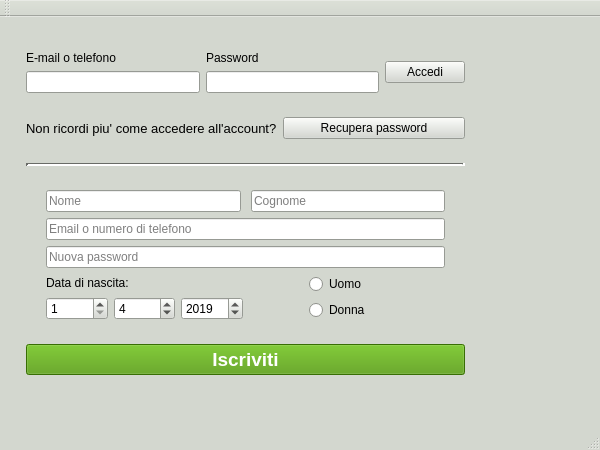
<?xml version="1.0" encoding="UTF-8"?>
<ui version="4.0">
 <class>ProjectQt</class>
 <widget class="QMainWindow" name="ProjectQt">
  <property name="windowModality">
   <enum>Qt::NonModal</enum>
  </property>
  <property name="enabled">
   <bool>true</bool>
  </property>
  <property name="geometry">
   <rect>
    <x>0</x>
    <y>0</y>
    <width>600</width>
    <height>450</height>
   </rect>
  </property>
  <property name="sizePolicy">
   <sizepolicy hsizetype="Maximum" vsizetype="Maximum">
    <horstretch>0</horstretch>
    <verstretch>0</verstretch>
   </sizepolicy>
  </property>
  <property name="minimumSize">
   <size>
    <width>467</width>
    <height>390</height>
   </size>
  </property>
  <property name="maximumSize">
   <size>
    <width>600</width>
    <height>450</height>
   </size>
  </property>
  <property name="palette">
   <palette>
    <active>
     <colorrole role="WindowText">
      <brush brushstyle="SolidPattern">
       <color alpha="255">
        <red>0</red>
        <green>0</green>
        <blue>0</blue>
       </color>
      </brush>
     </colorrole>
     <colorrole role="Button">
      <brush brushstyle="SolidPattern">
       <color alpha="255">
        <red>211</red>
        <green>215</green>
        <blue>207</blue>
       </color>
      </brush>
     </colorrole>
     <colorrole role="Light">
      <brush brushstyle="SolidPattern">
       <color alpha="255">
        <red>255</red>
        <green>255</green>
        <blue>255</blue>
       </color>
      </brush>
     </colorrole>
     <colorrole role="Midlight">
      <brush brushstyle="SolidPattern">
       <color alpha="255">
        <red>233</red>
        <green>235</green>
        <blue>231</blue>
       </color>
      </brush>
     </colorrole>
     <colorrole role="Dark">
      <brush brushstyle="SolidPattern">
       <color alpha="255">
        <red>105</red>
        <green>107</green>
        <blue>103</blue>
       </color>
      </brush>
     </colorrole>
     <colorrole role="Mid">
      <brush brushstyle="SolidPattern">
       <color alpha="255">
        <red>141</red>
        <green>143</green>
        <blue>138</blue>
       </color>
      </brush>
     </colorrole>
     <colorrole role="Text">
      <brush brushstyle="SolidPattern">
       <color alpha="255">
        <red>0</red>
        <green>0</green>
        <blue>0</blue>
       </color>
      </brush>
     </colorrole>
     <colorrole role="BrightText">
      <brush brushstyle="SolidPattern">
       <color alpha="255">
        <red>255</red>
        <green>255</green>
        <blue>255</blue>
       </color>
      </brush>
     </colorrole>
     <colorrole role="ButtonText">
      <brush brushstyle="SolidPattern">
       <color alpha="255">
        <red>0</red>
        <green>0</green>
        <blue>0</blue>
       </color>
      </brush>
     </colorrole>
     <colorrole role="Base">
      <brush brushstyle="SolidPattern">
       <color alpha="255">
        <red>255</red>
        <green>255</green>
        <blue>255</blue>
       </color>
      </brush>
     </colorrole>
     <colorrole role="Window">
      <brush brushstyle="SolidPattern">
       <color alpha="255">
        <red>211</red>
        <green>215</green>
        <blue>207</blue>
       </color>
      </brush>
     </colorrole>
     <colorrole role="Shadow">
      <brush brushstyle="SolidPattern">
       <color alpha="255">
        <red>0</red>
        <green>0</green>
        <blue>0</blue>
       </color>
      </brush>
     </colorrole>
     <colorrole role="AlternateBase">
      <brush brushstyle="SolidPattern">
       <color alpha="255">
        <red>233</red>
        <green>235</green>
        <blue>231</blue>
       </color>
      </brush>
     </colorrole>
     <colorrole role="ToolTipBase">
      <brush brushstyle="SolidPattern">
       <color alpha="255">
        <red>255</red>
        <green>255</green>
        <blue>220</blue>
       </color>
      </brush>
     </colorrole>
     <colorrole role="ToolTipText">
      <brush brushstyle="SolidPattern">
       <color alpha="255">
        <red>0</red>
        <green>0</green>
        <blue>0</blue>
       </color>
      </brush>
     </colorrole>
     <colorrole role="PlaceholderText">
      <brush brushstyle="SolidPattern">
       <color alpha="128">
        <red>0</red>
        <green>0</green>
        <blue>0</blue>
       </color>
      </brush>
     </colorrole>
    </active>
    <inactive>
     <colorrole role="WindowText">
      <brush brushstyle="SolidPattern">
       <color alpha="255">
        <red>0</red>
        <green>0</green>
        <blue>0</blue>
       </color>
      </brush>
     </colorrole>
     <colorrole role="Button">
      <brush brushstyle="SolidPattern">
       <color alpha="255">
        <red>211</red>
        <green>215</green>
        <blue>207</blue>
       </color>
      </brush>
     </colorrole>
     <colorrole role="Light">
      <brush brushstyle="SolidPattern">
       <color alpha="255">
        <red>255</red>
        <green>255</green>
        <blue>255</blue>
       </color>
      </brush>
     </colorrole>
     <colorrole role="Midlight">
      <brush brushstyle="SolidPattern">
       <color alpha="255">
        <red>233</red>
        <green>235</green>
        <blue>231</blue>
       </color>
      </brush>
     </colorrole>
     <colorrole role="Dark">
      <brush brushstyle="SolidPattern">
       <color alpha="255">
        <red>105</red>
        <green>107</green>
        <blue>103</blue>
       </color>
      </brush>
     </colorrole>
     <colorrole role="Mid">
      <brush brushstyle="SolidPattern">
       <color alpha="255">
        <red>141</red>
        <green>143</green>
        <blue>138</blue>
       </color>
      </brush>
     </colorrole>
     <colorrole role="Text">
      <brush brushstyle="SolidPattern">
       <color alpha="255">
        <red>0</red>
        <green>0</green>
        <blue>0</blue>
       </color>
      </brush>
     </colorrole>
     <colorrole role="BrightText">
      <brush brushstyle="SolidPattern">
       <color alpha="255">
        <red>255</red>
        <green>255</green>
        <blue>255</blue>
       </color>
      </brush>
     </colorrole>
     <colorrole role="ButtonText">
      <brush brushstyle="SolidPattern">
       <color alpha="255">
        <red>0</red>
        <green>0</green>
        <blue>0</blue>
       </color>
      </brush>
     </colorrole>
     <colorrole role="Base">
      <brush brushstyle="SolidPattern">
       <color alpha="255">
        <red>255</red>
        <green>255</green>
        <blue>255</blue>
       </color>
      </brush>
     </colorrole>
     <colorrole role="Window">
      <brush brushstyle="SolidPattern">
       <color alpha="255">
        <red>211</red>
        <green>215</green>
        <blue>207</blue>
       </color>
      </brush>
     </colorrole>
     <colorrole role="Shadow">
      <brush brushstyle="SolidPattern">
       <color alpha="255">
        <red>0</red>
        <green>0</green>
        <blue>0</blue>
       </color>
      </brush>
     </colorrole>
     <colorrole role="AlternateBase">
      <brush brushstyle="SolidPattern">
       <color alpha="255">
        <red>233</red>
        <green>235</green>
        <blue>231</blue>
       </color>
      </brush>
     </colorrole>
     <colorrole role="ToolTipBase">
      <brush brushstyle="SolidPattern">
       <color alpha="255">
        <red>255</red>
        <green>255</green>
        <blue>220</blue>
       </color>
      </brush>
     </colorrole>
     <colorrole role="ToolTipText">
      <brush brushstyle="SolidPattern">
       <color alpha="255">
        <red>0</red>
        <green>0</green>
        <blue>0</blue>
       </color>
      </brush>
     </colorrole>
     <colorrole role="PlaceholderText">
      <brush brushstyle="SolidPattern">
       <color alpha="128">
        <red>0</red>
        <green>0</green>
        <blue>0</blue>
       </color>
      </brush>
     </colorrole>
    </inactive>
    <disabled>
     <colorrole role="WindowText">
      <brush brushstyle="SolidPattern">
       <color alpha="255">
        <red>105</red>
        <green>107</green>
        <blue>103</blue>
       </color>
      </brush>
     </colorrole>
     <colorrole role="Button">
      <brush brushstyle="SolidPattern">
       <color alpha="255">
        <red>211</red>
        <green>215</green>
        <blue>207</blue>
       </color>
      </brush>
     </colorrole>
     <colorrole role="Light">
      <brush brushstyle="SolidPattern">
       <color alpha="255">
        <red>255</red>
        <green>255</green>
        <blue>255</blue>
       </color>
      </brush>
     </colorrole>
     <colorrole role="Midlight">
      <brush brushstyle="SolidPattern">
       <color alpha="255">
        <red>233</red>
        <green>235</green>
        <blue>231</blue>
       </color>
      </brush>
     </colorrole>
     <colorrole role="Dark">
      <brush brushstyle="SolidPattern">
       <color alpha="255">
        <red>105</red>
        <green>107</green>
        <blue>103</blue>
       </color>
      </brush>
     </colorrole>
     <colorrole role="Mid">
      <brush brushstyle="SolidPattern">
       <color alpha="255">
        <red>141</red>
        <green>143</green>
        <blue>138</blue>
       </color>
      </brush>
     </colorrole>
     <colorrole role="Text">
      <brush brushstyle="SolidPattern">
       <color alpha="255">
        <red>105</red>
        <green>107</green>
        <blue>103</blue>
       </color>
      </brush>
     </colorrole>
     <colorrole role="BrightText">
      <brush brushstyle="SolidPattern">
       <color alpha="255">
        <red>255</red>
        <green>255</green>
        <blue>255</blue>
       </color>
      </brush>
     </colorrole>
     <colorrole role="ButtonText">
      <brush brushstyle="SolidPattern">
       <color alpha="255">
        <red>105</red>
        <green>107</green>
        <blue>103</blue>
       </color>
      </brush>
     </colorrole>
     <colorrole role="Base">
      <brush brushstyle="SolidPattern">
       <color alpha="255">
        <red>211</red>
        <green>215</green>
        <blue>207</blue>
       </color>
      </brush>
     </colorrole>
     <colorrole role="Window">
      <brush brushstyle="SolidPattern">
       <color alpha="255">
        <red>211</red>
        <green>215</green>
        <blue>207</blue>
       </color>
      </brush>
     </colorrole>
     <colorrole role="Shadow">
      <brush brushstyle="SolidPattern">
       <color alpha="255">
        <red>0</red>
        <green>0</green>
        <blue>0</blue>
       </color>
      </brush>
     </colorrole>
     <colorrole role="AlternateBase">
      <brush brushstyle="SolidPattern">
       <color alpha="255">
        <red>211</red>
        <green>215</green>
        <blue>207</blue>
       </color>
      </brush>
     </colorrole>
     <colorrole role="ToolTipBase">
      <brush brushstyle="SolidPattern">
       <color alpha="255">
        <red>255</red>
        <green>255</green>
        <blue>220</blue>
       </color>
      </brush>
     </colorrole>
     <colorrole role="ToolTipText">
      <brush brushstyle="SolidPattern">
       <color alpha="255">
        <red>0</red>
        <green>0</green>
        <blue>0</blue>
       </color>
      </brush>
     </colorrole>
     <colorrole role="PlaceholderText">
      <brush brushstyle="SolidPattern">
       <color alpha="128">
        <red>0</red>
        <green>0</green>
        <blue>0</blue>
       </color>
      </brush>
     </colorrole>
    </disabled>
   </palette>
  </property>
  <property name="contextMenuPolicy">
   <enum>Qt::DefaultContextMenu</enum>
  </property>
  <property name="windowTitle">
   <string>Project Qt</string>
  </property>
  <property name="autoFillBackground">
   <bool>true</bool>
  </property>
  <widget class="QWidget" name="centralWidget">
   <property name="sizePolicy">
    <sizepolicy hsizetype="Maximum" vsizetype="Maximum">
     <horstretch>0</horstretch>
     <verstretch>0</verstretch>
    </sizepolicy>
   </property>
   <property name="maximumSize">
    <size>
     <width>700</width>
     <height>400</height>
    </size>
   </property>
   <widget class="QWidget" name="gridLayoutWidget_2">
    <property name="geometry">
     <rect>
      <x>20</x>
      <y>10</y>
      <width>451</width>
      <height>374</height>
     </rect>
    </property>
    <layout class="QGridLayout" name="gridLayout_3">
     <property name="sizeConstraint">
      <enum>QLayout::SetDefaultConstraint</enum>
     </property>
     <property name="leftMargin">
      <number>6</number>
     </property>
     <property name="topMargin">
      <number>6</number>
     </property>
     <property name="rightMargin">
      <number>6</number>
     </property>
     <property name="bottomMargin">
      <number>6</number>
     </property>
     <item row="0" column="1">
      <layout class="QHBoxLayout" name="horizontalLayout">
       <item>
        <layout class="QGridLayout" name="gridLayout_2">
         <property name="sizeConstraint">
          <enum>QLayout::SetDefaultConstraint</enum>
         </property>
         <item row="1" column="0">
          <widget class="QLineEdit" name="lineEditEmail">
           <property name="sizePolicy">
            <sizepolicy hsizetype="Expanding" vsizetype="Fixed">
             <horstretch>0</horstretch>
             <verstretch>0</verstretch>
            </sizepolicy>
           </property>
           <property name="inputMask">
            <string/>
           </property>
           <property name="text">
            <string/>
           </property>
          </widget>
         </item>
         <item row="1" column="1">
          <widget class="QLineEdit" name="lineEditPassword">
           <property name="sizePolicy">
            <sizepolicy hsizetype="Expanding" vsizetype="Fixed">
             <horstretch>0</horstretch>
             <verstretch>0</verstretch>
            </sizepolicy>
           </property>
           <property name="inputMethodHints">
            <set>Qt::ImhHiddenText|Qt::ImhNoAutoUppercase|Qt::ImhNoPredictiveText|Qt::ImhSensitiveData</set>
           </property>
           <property name="echoMode">
            <enum>QLineEdit::Password</enum>
           </property>
          </widget>
         </item>
         <item row="0" column="1">
          <widget class="QLabel" name="label_3">
           <property name="text">
            <string>Password</string>
           </property>
          </widget>
         </item>
         <item row="0" column="0">
          <widget class="QLabel" name="label_2">
           <property name="text">
            <string>E-mail o telefono</string>
           </property>
          </widget>
         </item>
        </layout>
       </item>
       <item>
        <widget class="QPushButton" name="pushButtonAccess">
         <property name="sizePolicy">
          <sizepolicy hsizetype="Preferred" vsizetype="Fixed">
           <horstretch>0</horstretch>
           <verstretch>0</verstretch>
          </sizepolicy>
         </property>
         <property name="text">
          <string>Accedi</string>
         </property>
        </widget>
       </item>
      </layout>
     </item>
     <item row="1" column="1">
      <layout class="QGridLayout" name="gridLayout">
       <property name="sizeConstraint">
        <enum>QLayout::SetDefaultConstraint</enum>
       </property>
       <item row="0" column="0">
        <widget class="QLabel" name="label">
         <property name="sizePolicy">
          <sizepolicy hsizetype="Preferred" vsizetype="Minimum">
           <horstretch>0</horstretch>
           <verstretch>0</verstretch>
          </sizepolicy>
         </property>
         <property name="font">
          <font>
           <pointsize>10</pointsize>
          </font>
         </property>
         <property name="text">
          <string>Non ricordi piu' come accedere all'account?</string>
         </property>
         <property name="textFormat">
          <enum>Qt::AutoText</enum>
         </property>
        </widget>
       </item>
       <item row="0" column="1">
        <widget class="QPushButton" name="pushButtonRecovery">
         <property name="sizePolicy">
          <sizepolicy hsizetype="Preferred" vsizetype="Fixed">
           <horstretch>0</horstretch>
           <verstretch>0</verstretch>
          </sizepolicy>
         </property>
         <property name="text">
          <string>Recupera password</string>
         </property>
        </widget>
       </item>
      </layout>
     </item>
     <item row="3" column="1">
      <layout class="QVBoxLayout" name="verticalLayout">
       <property name="sizeConstraint">
        <enum>QLayout::SetDefaultConstraint</enum>
       </property>
       <property name="leftMargin">
        <number>20</number>
       </property>
       <property name="rightMargin">
        <number>20</number>
       </property>
       <item>
        <layout class="QGridLayout" name="gridLayout_4">
         <property name="sizeConstraint">
          <enum>QLayout::SetDefaultConstraint</enum>
         </property>
         <property name="leftMargin">
          <number>0</number>
         </property>
         <property name="rightMargin">
          <number>0</number>
         </property>
         <property name="horizontalSpacing">
          <number>10</number>
         </property>
         <item row="0" column="1">
          <widget class="QLineEdit" name="lineEditNewSurname">
           <property name="sizePolicy">
            <sizepolicy hsizetype="Preferred" vsizetype="Fixed">
             <horstretch>0</horstretch>
             <verstretch>0</verstretch>
            </sizepolicy>
           </property>
           <property name="inputMask">
            <string/>
           </property>
           <property name="text">
            <string/>
           </property>
           <property name="placeholderText">
            <string>Cognome</string>
           </property>
          </widget>
         </item>
         <item row="0" column="0">
          <widget class="QLineEdit" name="lineEditNewName">
           <property name="enabled">
            <bool>true</bool>
           </property>
           <property name="sizePolicy">
            <sizepolicy hsizetype="Preferred" vsizetype="Fixed">
             <horstretch>0</horstretch>
             <verstretch>0</verstretch>
            </sizepolicy>
           </property>
           <property name="autoFillBackground">
            <bool>false</bool>
           </property>
           <property name="inputMethodHints">
            <set>Qt::ImhNone</set>
           </property>
           <property name="inputMask">
            <string/>
           </property>
           <property name="text">
            <string/>
           </property>
           <property name="frame">
            <bool>true</bool>
           </property>
           <property name="dragEnabled">
            <bool>false</bool>
           </property>
           <property name="placeholderText">
            <string>Nome</string>
           </property>
           <property name="clearButtonEnabled">
            <bool>false</bool>
           </property>
          </widget>
         </item>
        </layout>
       </item>
       <item>
        <widget class="QLineEdit" name="lineEditNewEmail">
         <property name="sizePolicy">
          <sizepolicy hsizetype="Preferred" vsizetype="Fixed">
           <horstretch>0</horstretch>
           <verstretch>0</verstretch>
          </sizepolicy>
         </property>
         <property name="inputMask">
          <string notr="true"/>
         </property>
         <property name="text">
          <string notr="true"/>
         </property>
         <property name="frame">
          <bool>true</bool>
         </property>
         <property name="echoMode">
          <enum>QLineEdit::Normal</enum>
         </property>
         <property name="placeholderText">
          <string>Email o numero di telefono</string>
         </property>
        </widget>
       </item>
       <item>
        <widget class="QLineEdit" name="lineEditNewPassword">
         <property name="sizePolicy">
          <sizepolicy hsizetype="Preferred" vsizetype="Fixed">
           <horstretch>0</horstretch>
           <verstretch>0</verstretch>
          </sizepolicy>
         </property>
         <property name="inputMask">
          <string/>
         </property>
         <property name="text">
          <string/>
         </property>
         <property name="echoMode">
          <enum>QLineEdit::PasswordEchoOnEdit</enum>
         </property>
         <property name="placeholderText">
          <string>Nuova password</string>
         </property>
        </widget>
       </item>
       <item>
        <layout class="QHBoxLayout" name="horizontalLayout_3">
         <property name="sizeConstraint">
          <enum>QLayout::SetDefaultConstraint</enum>
         </property>
         <item>
          <layout class="QVBoxLayout" name="verticalLayout_3">
           <item>
            <widget class="QLabel" name="label_4">
             <property name="text">
              <string>Data di nascita:</string>
             </property>
            </widget>
           </item>
           <item>
            <layout class="QHBoxLayout" name="horizontalLayout_2">
             <item>
              <widget class="QSpinBox" name="spinBoxDay">
               <property name="sizePolicy">
                <sizepolicy hsizetype="Preferred" vsizetype="Fixed">
                 <horstretch>0</horstretch>
                 <verstretch>0</verstretch>
                </sizepolicy>
               </property>
               <property name="minimum">
                <number>1</number>
               </property>
               <property name="maximum">
                <number>31</number>
               </property>
               <property name="displayIntegerBase">
                <number>10</number>
               </property>
              </widget>
             </item>
             <item>
              <widget class="QSpinBox" name="spinBoxMonth">
               <property name="sizePolicy">
                <sizepolicy hsizetype="Preferred" vsizetype="Fixed">
                 <horstretch>0</horstretch>
                 <verstretch>0</verstretch>
                </sizepolicy>
               </property>
               <property name="minimum">
                <number>1</number>
               </property>
               <property name="maximum">
                <number>12</number>
               </property>
               <property name="value">
                <number>4</number>
               </property>
              </widget>
             </item>
             <item>
              <widget class="QSpinBox" name="spinBoxYear">
               <property name="sizePolicy">
                <sizepolicy hsizetype="Preferred" vsizetype="Fixed">
                 <horstretch>0</horstretch>
                 <verstretch>0</verstretch>
                </sizepolicy>
               </property>
               <property name="minimum">
                <number>1900</number>
               </property>
               <property name="maximum">
                <number>2099</number>
               </property>
               <property name="value">
                <number>2019</number>
               </property>
              </widget>
             </item>
            </layout>
           </item>
          </layout>
         </item>
         <item>
          <layout class="QVBoxLayout" name="verticalLayout_2">
           <property name="leftMargin">
            <number>60</number>
           </property>
           <item>
            <widget class="QRadioButton" name="radioButtonMan">
             <property name="sizePolicy">
              <sizepolicy hsizetype="Preferred" vsizetype="Fixed">
               <horstretch>0</horstretch>
               <verstretch>0</verstretch>
              </sizepolicy>
             </property>
             <property name="text">
              <string>Uomo</string>
             </property>
             <property name="checkable">
              <bool>true</bool>
             </property>
             <property name="checked">
              <bool>false</bool>
             </property>
            </widget>
           </item>
           <item>
            <widget class="QRadioButton" name="radioButtonWoman">
             <property name="sizePolicy">
              <sizepolicy hsizetype="Preferred" vsizetype="Fixed">
               <horstretch>0</horstretch>
               <verstretch>0</verstretch>
              </sizepolicy>
             </property>
             <property name="text">
              <string>Donna</string>
             </property>
            </widget>
           </item>
          </layout>
         </item>
        </layout>
       </item>
      </layout>
     </item>
     <item row="2" column="1">
      <widget class="Line" name="line">
       <property name="sizePolicy">
        <sizepolicy hsizetype="Preferred" vsizetype="Fixed">
         <horstretch>0</horstretch>
         <verstretch>0</verstretch>
        </sizepolicy>
       </property>
       <property name="minimumSize">
        <size>
         <width>400</width>
         <height>0</height>
        </size>
       </property>
       <property name="lineWidth">
        <number>3</number>
       </property>
       <property name="orientation">
        <enum>Qt::Horizontal</enum>
       </property>
      </widget>
     </item>
     <item row="4" column="1">
      <widget class="QPushButton" name="pushButtonSubmit">
       <property name="sizePolicy">
        <sizepolicy hsizetype="Preferred" vsizetype="Fixed">
         <horstretch>0</horstretch>
         <verstretch>0</verstretch>
        </sizepolicy>
       </property>
       <property name="palette">
        <palette>
         <active>
          <colorrole role="WindowText">
           <brush brushstyle="SolidPattern">
            <color alpha="255">
             <red>0</red>
             <green>0</green>
             <blue>0</blue>
            </color>
           </brush>
          </colorrole>
          <colorrole role="Button">
           <brush brushstyle="SolidPattern">
            <color alpha="255">
             <red>78</red>
             <green>154</green>
             <blue>6</blue>
            </color>
           </brush>
          </colorrole>
          <colorrole role="Light">
           <brush brushstyle="SolidPattern">
            <color alpha="255">
             <red>117</red>
             <green>231</green>
             <blue>9</blue>
            </color>
           </brush>
          </colorrole>
          <colorrole role="Midlight">
           <brush brushstyle="SolidPattern">
            <color alpha="255">
             <red>97</red>
             <green>192</green>
             <blue>7</blue>
            </color>
           </brush>
          </colorrole>
          <colorrole role="Dark">
           <brush brushstyle="SolidPattern">
            <color alpha="255">
             <red>39</red>
             <green>77</green>
             <blue>3</blue>
            </color>
           </brush>
          </colorrole>
          <colorrole role="Mid">
           <brush brushstyle="SolidPattern">
            <color alpha="255">
             <red>52</red>
             <green>103</green>
             <blue>4</blue>
            </color>
           </brush>
          </colorrole>
          <colorrole role="Text">
           <brush brushstyle="SolidPattern">
            <color alpha="255">
             <red>0</red>
             <green>0</green>
             <blue>0</blue>
            </color>
           </brush>
          </colorrole>
          <colorrole role="BrightText">
           <brush brushstyle="SolidPattern">
            <color alpha="255">
             <red>255</red>
             <green>255</green>
             <blue>255</blue>
            </color>
           </brush>
          </colorrole>
          <colorrole role="ButtonText">
           <brush brushstyle="SolidPattern">
            <color alpha="255">
             <red>255</red>
             <green>255</green>
             <blue>255</blue>
            </color>
           </brush>
          </colorrole>
          <colorrole role="Base">
           <brush brushstyle="SolidPattern">
            <color alpha="255">
             <red>255</red>
             <green>255</green>
             <blue>255</blue>
            </color>
           </brush>
          </colorrole>
          <colorrole role="Window">
           <brush brushstyle="SolidPattern">
            <color alpha="255">
             <red>78</red>
             <green>154</green>
             <blue>6</blue>
            </color>
           </brush>
          </colorrole>
          <colorrole role="Shadow">
           <brush brushstyle="SolidPattern">
            <color alpha="255">
             <red>0</red>
             <green>0</green>
             <blue>0</blue>
            </color>
           </brush>
          </colorrole>
          <colorrole role="AlternateBase">
           <brush brushstyle="SolidPattern">
            <color alpha="255">
             <red>166</red>
             <green>204</green>
             <blue>130</blue>
            </color>
           </brush>
          </colorrole>
          <colorrole role="ToolTipBase">
           <brush brushstyle="SolidPattern">
            <color alpha="255">
             <red>255</red>
             <green>255</green>
             <blue>220</blue>
            </color>
           </brush>
          </colorrole>
          <colorrole role="ToolTipText">
           <brush brushstyle="SolidPattern">
            <color alpha="255">
             <red>0</red>
             <green>0</green>
             <blue>0</blue>
            </color>
           </brush>
          </colorrole>
          <colorrole role="PlaceholderText">
           <brush brushstyle="SolidPattern">
            <color alpha="128">
             <red>0</red>
             <green>0</green>
             <blue>0</blue>
            </color>
           </brush>
          </colorrole>
         </active>
         <inactive>
          <colorrole role="WindowText">
           <brush brushstyle="SolidPattern">
            <color alpha="255">
             <red>0</red>
             <green>0</green>
             <blue>0</blue>
            </color>
           </brush>
          </colorrole>
          <colorrole role="Button">
           <brush brushstyle="SolidPattern">
            <color alpha="255">
             <red>78</red>
             <green>154</green>
             <blue>6</blue>
            </color>
           </brush>
          </colorrole>
          <colorrole role="Light">
           <brush brushstyle="SolidPattern">
            <color alpha="255">
             <red>117</red>
             <green>231</green>
             <blue>9</blue>
            </color>
           </brush>
          </colorrole>
          <colorrole role="Midlight">
           <brush brushstyle="SolidPattern">
            <color alpha="255">
             <red>97</red>
             <green>192</green>
             <blue>7</blue>
            </color>
           </brush>
          </colorrole>
          <colorrole role="Dark">
           <brush brushstyle="SolidPattern">
            <color alpha="255">
             <red>39</red>
             <green>77</green>
             <blue>3</blue>
            </color>
           </brush>
          </colorrole>
          <colorrole role="Mid">
           <brush brushstyle="SolidPattern">
            <color alpha="255">
             <red>52</red>
             <green>103</green>
             <blue>4</blue>
            </color>
           </brush>
          </colorrole>
          <colorrole role="Text">
           <brush brushstyle="SolidPattern">
            <color alpha="255">
             <red>0</red>
             <green>0</green>
             <blue>0</blue>
            </color>
           </brush>
          </colorrole>
          <colorrole role="BrightText">
           <brush brushstyle="SolidPattern">
            <color alpha="255">
             <red>255</red>
             <green>255</green>
             <blue>255</blue>
            </color>
           </brush>
          </colorrole>
          <colorrole role="ButtonText">
           <brush brushstyle="SolidPattern">
            <color alpha="255">
             <red>255</red>
             <green>255</green>
             <blue>255</blue>
            </color>
           </brush>
          </colorrole>
          <colorrole role="Base">
           <brush brushstyle="SolidPattern">
            <color alpha="255">
             <red>255</red>
             <green>255</green>
             <blue>255</blue>
            </color>
           </brush>
          </colorrole>
          <colorrole role="Window">
           <brush brushstyle="SolidPattern">
            <color alpha="255">
             <red>78</red>
             <green>154</green>
             <blue>6</blue>
            </color>
           </brush>
          </colorrole>
          <colorrole role="Shadow">
           <brush brushstyle="SolidPattern">
            <color alpha="255">
             <red>0</red>
             <green>0</green>
             <blue>0</blue>
            </color>
           </brush>
          </colorrole>
          <colorrole role="AlternateBase">
           <brush brushstyle="SolidPattern">
            <color alpha="255">
             <red>166</red>
             <green>204</green>
             <blue>130</blue>
            </color>
           </brush>
          </colorrole>
          <colorrole role="ToolTipBase">
           <brush brushstyle="SolidPattern">
            <color alpha="255">
             <red>255</red>
             <green>255</green>
             <blue>220</blue>
            </color>
           </brush>
          </colorrole>
          <colorrole role="ToolTipText">
           <brush brushstyle="SolidPattern">
            <color alpha="255">
             <red>0</red>
             <green>0</green>
             <blue>0</blue>
            </color>
           </brush>
          </colorrole>
          <colorrole role="PlaceholderText">
           <brush brushstyle="SolidPattern">
            <color alpha="128">
             <red>0</red>
             <green>0</green>
             <blue>0</blue>
            </color>
           </brush>
          </colorrole>
         </inactive>
         <disabled>
          <colorrole role="WindowText">
           <brush brushstyle="SolidPattern">
            <color alpha="255">
             <red>39</red>
             <green>77</green>
             <blue>3</blue>
            </color>
           </brush>
          </colorrole>
          <colorrole role="Button">
           <brush brushstyle="SolidPattern">
            <color alpha="255">
             <red>78</red>
             <green>154</green>
             <blue>6</blue>
            </color>
           </brush>
          </colorrole>
          <colorrole role="Light">
           <brush brushstyle="SolidPattern">
            <color alpha="255">
             <red>117</red>
             <green>231</green>
             <blue>9</blue>
            </color>
           </brush>
          </colorrole>
          <colorrole role="Midlight">
           <brush brushstyle="SolidPattern">
            <color alpha="255">
             <red>97</red>
             <green>192</green>
             <blue>7</blue>
            </color>
           </brush>
          </colorrole>
          <colorrole role="Dark">
           <brush brushstyle="SolidPattern">
            <color alpha="255">
             <red>39</red>
             <green>77</green>
             <blue>3</blue>
            </color>
           </brush>
          </colorrole>
          <colorrole role="Mid">
           <brush brushstyle="SolidPattern">
            <color alpha="255">
             <red>52</red>
             <green>103</green>
             <blue>4</blue>
            </color>
           </brush>
          </colorrole>
          <colorrole role="Text">
           <brush brushstyle="SolidPattern">
            <color alpha="255">
             <red>39</red>
             <green>77</green>
             <blue>3</blue>
            </color>
           </brush>
          </colorrole>
          <colorrole role="BrightText">
           <brush brushstyle="SolidPattern">
            <color alpha="255">
             <red>255</red>
             <green>255</green>
             <blue>255</blue>
            </color>
           </brush>
          </colorrole>
          <colorrole role="ButtonText">
           <brush brushstyle="SolidPattern">
            <color alpha="255">
             <red>39</red>
             <green>77</green>
             <blue>3</blue>
            </color>
           </brush>
          </colorrole>
          <colorrole role="Base">
           <brush brushstyle="SolidPattern">
            <color alpha="255">
             <red>78</red>
             <green>154</green>
             <blue>6</blue>
            </color>
           </brush>
          </colorrole>
          <colorrole role="Window">
           <brush brushstyle="SolidPattern">
            <color alpha="255">
             <red>78</red>
             <green>154</green>
             <blue>6</blue>
            </color>
           </brush>
          </colorrole>
          <colorrole role="Shadow">
           <brush brushstyle="SolidPattern">
            <color alpha="255">
             <red>0</red>
             <green>0</green>
             <blue>0</blue>
            </color>
           </brush>
          </colorrole>
          <colorrole role="AlternateBase">
           <brush brushstyle="SolidPattern">
            <color alpha="255">
             <red>78</red>
             <green>154</green>
             <blue>6</blue>
            </color>
           </brush>
          </colorrole>
          <colorrole role="ToolTipBase">
           <brush brushstyle="SolidPattern">
            <color alpha="255">
             <red>255</red>
             <green>255</green>
             <blue>220</blue>
            </color>
           </brush>
          </colorrole>
          <colorrole role="ToolTipText">
           <brush brushstyle="SolidPattern">
            <color alpha="255">
             <red>0</red>
             <green>0</green>
             <blue>0</blue>
            </color>
           </brush>
          </colorrole>
          <colorrole role="PlaceholderText">
           <brush brushstyle="SolidPattern">
            <color alpha="128">
             <red>0</red>
             <green>0</green>
             <blue>0</blue>
            </color>
           </brush>
          </colorrole>
         </disabled>
        </palette>
       </property>
       <property name="font">
        <font>
         <pointsize>14</pointsize>
         <weight>75</weight>
         <bold>true</bold>
         <kerning>true</kerning>
        </font>
       </property>
       <property name="text">
        <string>Iscriviti</string>
       </property>
       <property name="checkable">
        <bool>false</bool>
       </property>
      </widget>
     </item>
    </layout>
   </widget>
  </widget>
  <widget class="QStatusBar" name="statusBar"/>
  <widget class="QToolBar" name="mainToolBar">
   <attribute name="toolBarArea">
    <enum>TopToolBarArea</enum>
   </attribute>
   <attribute name="toolBarBreak">
    <bool>false</bool>
   </attribute>
  </widget>
 </widget>
 <layoutdefault spacing="6" margin="11"/>
 <resources/>
 <connections/>
</ui>
